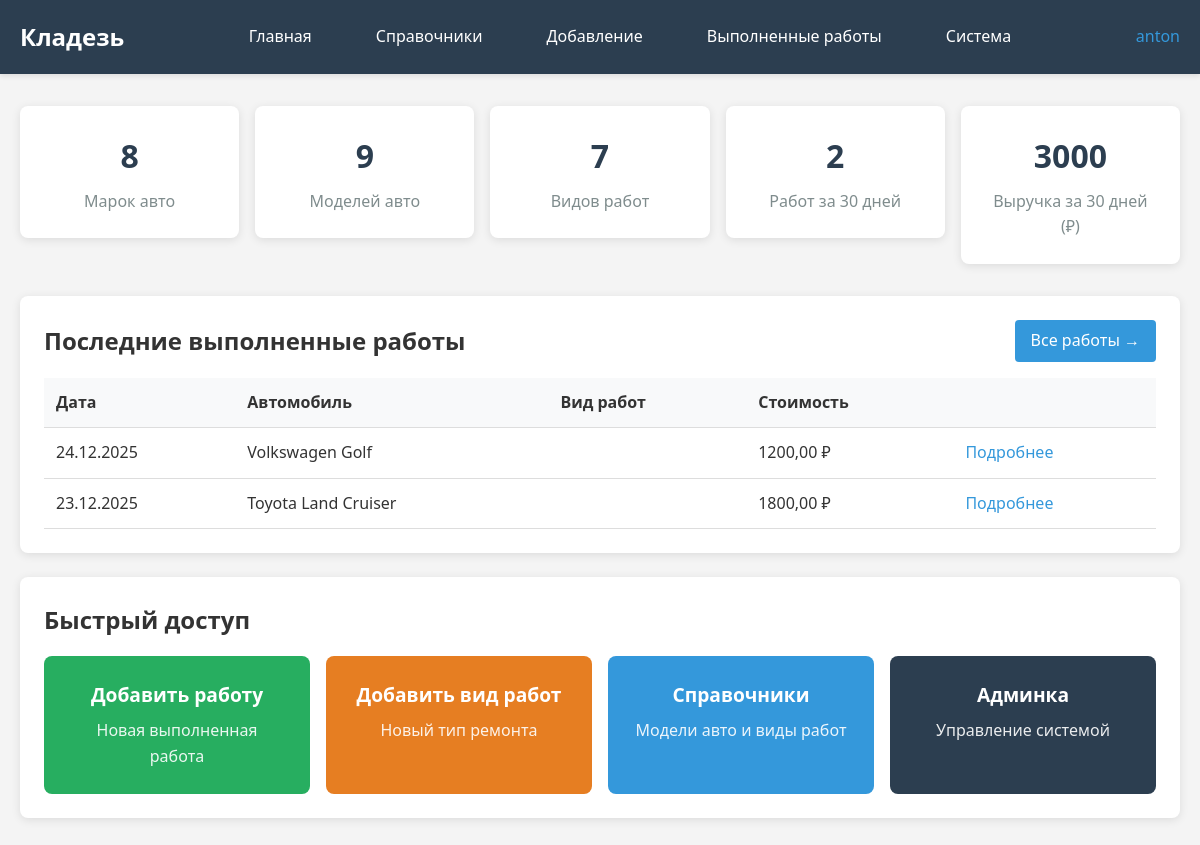
The app's page / (signed in) with its own data.
### kladez_app/models.py (models this page shows, shortened)
class CompletedWork(models.Model):
    work_date = models.DateField(default=timezone.now, verbose_name="Дата выполнения")
    car_brand = models.ForeignKey(CarBrand, on_delete=models.CASCADE, verbose_name="Марка")
    car_model = models.ForeignKey(CarModel, on_delete=models.CASCADE, verbose_name="Модель")
    repair_types = models.ManyToManyField(RepairType, verbose_name="Виды работ")  # Изменено на ManyToMany
    cost = models.DecimalField(max_digits=10, decimal_places=2, verbose_name="Стоимость работы")
    notes = models.TextField(blank=True, verbose_name="Заметки")
    parts_used = models.TextField(blank=True, verbose_name="Использованные запчасти")
    slug = models.SlugField(max_length=255, unique=True, db_index=True, verbose_name="URL", null=True, blank=True)
    user = models.ForeignKey(User, on_delete=models.CASCADE, verbose_name="Пользователь", null=True, blank=True)
    class Meta:
        verbose_name = "Выполненная работа"
        verbose_name_plural = "Выполненные работы"
        ordering = ['-work_date']

class CarBrand(models.Model):
    name = models.CharField(max_length=100, verbose_name="Марка автомобиля")
    description = models.TextField(blank=True, verbose_name="Описание марки")
    class Meta:
        verbose_name = "Марка автомобиля"
        verbose_name_plural = "Марки автомобилей"

class CarModel(models.Model):
    brand = models.ForeignKey(CarBrand, on_delete=models.CASCADE, verbose_name="Марка")
    name = models.CharField(max_length=100, verbose_name="Модель")
    production_years = models.CharField(max_length=50, blank=True, verbose_name="Годы выпуска")
    engine_options = models.TextField(blank=True, verbose_name="Двигатели")
    notes = models.TextField(blank=True, verbose_name="Особенности")
    class Meta:
        verbose_name = "Модель автомобиля"
        verbose_name_plural = "Модели автомобилей"

### kladez_app/views.py (the view)
# urls.py: 2. Add a URL to urlpatterns:  path('', views.home, name='home')
@login_required
def home(request):
    last_30_days = datetime.now() - timedelta(days=30)
    last_30_days_date = last_30_days.date()
    recent_works = CompletedWork.objects.filter(user=request.user, work_date__gte=last_30_days)
    total_recent_works = recent_works.count()
    total_revenue = recent_works.aggregate(Sum('cost'))['cost__sum'] or 0
    context = {
        'total_brands': CarBrand.objects.count(),
        'total_models': CarModel.objects.count(),
        'total_repair_types': RepairType.objects.filter(user=request.user).count(),
        'total_recent_works': total_recent_works,
        'total_revenue': total_revenue,
        'recent_works': recent_works.order_by('-work_date')[:10],
        'last_30_days_date': last_30_days_date,
    }
    return render(request, 'kladez_app/home.html', context)

### kladez_app/templates/kladez_app/home.html
{% extends "kladez_app/base.html" %}
{% block content %}
<div class="stats-grid">
    <a href="{% url 'kladez_app:car_models_directory' %}" class="stat-link">
        <div class="stat-card">
            <div class="stat-number">{{ total_brands }}</div>
            <div class="stat-label">Марок авто</div>
        </div>
    </a>
    <a href="{% url 'kladez_app:car_models_directory' %}" class="stat-link">
        <div class="stat-card">
            <div class="stat-number">{{ total_models }}</div>
            <div class="stat-label">Моделей авто</div>
        </div>
    </a>
    <a href="{% url 'kladez_app:repair_types_directory' %}" class="stat-link">
        <div class="stat-card">
            <div class="stat-number">{{ total_repair_types }}</div>
            <div class="stat-label">Видов работ</div>
        </div>
    </a>
    <a href="{% url 'kladez_app:completed_works' %}{% if last_30_days_date %}?date_from={{ last_30_days_date|date:'Y-m-d' }}{% endif %}" class="stat-link">
        <div class="stat-card">
            <div class="stat-number">{{ total_recent_works }}</div>
            <div class="stat-label">Работ за 30 дней</div>
        </div>
    </a>
    <a href="{% url 'kladez_app:completed_works' %}" class="stat-link">
        <div class="stat-card">
            <div class="stat-number">{{ total_revenue|floatformat:0 }}</div>
            <div class="stat-label">Выручка за 30 дней (₽)</div>
        </div>
    </a>
</div>
<div class="card">
    <div style="display: flex; justify-content: space-between; align-items: center; margin-bottom: 1rem;">
        <h2>Последние выполненные работы</h2>
        <a href="{% url 'kladez_app:completed_works' %}" style="padding: 0.5rem 1rem; background: #3498db; color: white; border-radius: 4px; text-decoration: none;">
            Все работы →
        </a>
    </div>
    {% if recent_works %}
        <table>
            <thead>
                <tr>
                    <th>Дата</th>
                    <th>Автомобиль</th>
                    <th>Вид работ</th>
                    <th>Стоимость</th>
                    <th></th>
                </tr>
            </thead>
            <tbody>
                {% for work in recent_works %}
                <tr>
                    <td>{{ work.work_date|date:"d.m.Y" }}</td>
                    <td>{{ work.car_brand.name }} {{ work.car_model.name }}</td>
                    <td>{{ work.repair_type.name }}</td>
                    <td>{{ work.cost }} ₽</td>
                    <td>
                        <a href="{% url 'kladez_app:completed_work_detail' work.slug %}" style="color: #3498db; text-decoration: none;">Подробнее</a>
                    </td>
                </tr>
                {% endfor %}
            </tbody>
        </table>
    {% else %}
        <p>Нет выполненных работ за последние 30 дней.</p>
        <a href="{% url 'kladez_app:add_completed_work' %}" style="display: inline-block; margin-top: 1rem; padding: 0.5rem 1.5rem; background: #27ae60; color: white; border-radius: 4px; text-decoration: none;">
            Добавить первую работу
        </a>
    {% endif %}
</div>
<div class="card">
    <h2>Быстрый доступ</h2>
    <div style="display: grid; grid-template-columns: repeat(auto-fill, minmax(250px, 1fr)); gap: 1rem; margin-top: 1rem;">
        <a href="{% url 'kladez_app:add_completed_work' %}" style="background: #27ae60; color: white; padding: 1.5rem; border-radius: 8px; text-decoration: none; text-align: center;">
            <div style="font-weight: bold; font-size: 1.2rem;">Добавить работу</div>
            <div style="margin-top: 0.5rem; opacity: 0.9;">Новая выполненная работа</div>
        </a>
        <a href="{% url 'kladez_app:add_repair_type' %}" style="background: #e67e22; color: white; padding: 1.5rem; border-radius: 8px; text-decoration: none; text-align: center;">
            <div style="font-weight: bold; font-size: 1.2rem;">Добавить вид работ</div>
            <div style="margin-top: 0.5rem; opacity: 0.9;">Новый тип ремонта</div>
        </a>
        <a href="{% url 'kladez_app:car_models_directory' %}" style="background: #3498db; color: white; padding: 1.5rem; border-radius: 8px; text-decoration: none; text-align: center;">
            <div style="font-weight: bold; font-size: 1.2rem;">Справочники</div>
            <div style="margin-top: 0.5rem; opacity: 0.9;">Модели авто и виды работ</div>
        </a>
        {% if user.is_superuser %}
        <a href="/admin/" style="background: #2c3e50; color: white; padding: 1.5rem; border-radius: 8px; text-decoration: none; text-align: center;">
            <div style="font-weight: bold; font-size: 1.2rem;">Админка</div>
            <div style="margin-top: 0.5rem; opacity: 0.9;">Управление системой</div>
        </a>
        {% endif %}
    </div>
</div>
{% endblock %}

### kladez_app/templates/kladez_app/base.html (shortened to what this page needs)
<!DOCTYPE html>
<html lang="ru">
<head>
</head>
<body>
    <header class="header">
        <nav class="nav-container">
            <a href="{% url 'kladez_app:home' %}" class="logo-link">Кладезь</a>
            <div class="nav-main">
                <div class="nav-section">
                    <a href="{% url 'kladez_app:home' %}" class="nav-link">
                        Главная
                    </a>
                </div>
                <div class="nav-section">
                    <div class="nav-section-title">
                        Справочники
                    </div>
                </div>
                <div class="nav-section">
                    <div class="nav-section-title">
                        Добавление
                    </div>
                </div>
                <div class="nav-section">
                    <a href="{% url 'kladez_app:completed_works' %}" class="nav-link">
                        Выполненные работы
                    </a>
                </div>
                <div class="nav-section">
                    <div class="nav-section-title">
                        Система
                    </div>
                </div>
            </div>
            <div class="user-info">
                {% if user.is_authenticated %}
                    <span>{{ user.username }}</span>
                {% else %}
                    <a href="{% url 'kladez_app:register' %}" style="color: white; text-decoration: none;">Регистрация</a>
                    <a href="{% url 'kladez_app:login' %}" style="color: white; text-decoration: none;">Войти</a>
                {% endif %}
            </div>
        </nav>
    </header>
    <main class="container">
        {% block content %}
        {% endblock %}
    </main>
</body>
</html>

### kladez_app/templates/kladez_app/base.html (style rules this page uses)
* { margin: 0; padding: 0; box-sizing: border-box; }
body { font-family: 'Segoe UI', Tahoma, Geneva, Verdana, sans-serif; line-height: 1.6; color: #333; background-color: #f4f4f4; }
.header { background: #2c3e50; color: white; padding: 1rem 0; box-shadow: 0 2px 5px rgba(0,0,0,0.1); }
.nav-container { max-width: 1200px; margin: 0 auto; padding: 0 20px; display: flex; justify-content: space-between; align-items: center; }
.logo-link { color: white; text-decoration: none; font-size: 1.5rem; font-weight: bold; transition: color 0.3s; }
.nav-main { display: flex; gap: 2rem; }
.nav-section { position: relative; }
.nav-section-title { cursor: pointer; padding: 0.5rem 1rem; border-radius: 4px; transition: background-color 0.3s; color: white; text-decoration: none; display: block; }
.user-info { display: flex; align-items: center; gap: 1rem; }
.user-info span { color: #3498db; }
.container { max-width: 1200px; margin: 2rem auto; padding: 0 20px; }
.card { background: white; border-radius: 8px; padding: 1.5rem; margin-bottom: 1.5rem; box-shadow: 0 2px 10px rgba(0,0,0,0.1); }
table { width: 100%; border-collapse: collapse; margin-top: 1rem; }
table th, table td { padding: 12px; text-align: left; border-bottom: 1px solid #ddd; }
table th { background-color: #f8f9fa; font-weight: 600; }
.stats-grid { display: grid; grid-template-columns: repeat(auto-fit, minmax(200px, 1fr)); gap: 1rem; margin-bottom: 2rem; }
.stat-card { background: white; padding: 1.5rem; border-radius: 8px; text-align: center; box-shadow: 0 2px 10px rgba(0,0,0,0.1); transition: transform 0.2s, box-shadow 0.2s; cursor: pointer; }
.stat-number { font-size: 2rem; font-weight: bold; color: #2c3e50; }
.stat-label { color: #7f8c8d; margin-top: 0.5rem; }
.nav-link { padding: 0.5rem 1rem; border-radius: 4px; transition: background-color 0.3s; color: white; text-decoration: none; display: block; }
.stat-link { text-decoration: none; color: inherit; }

### records on screen
CompletedWork: work_date "24.12.2025", car_brand.name "Volkswagen", car_model.name "Golf", cost "1200,00"
CompletedWork: work_date "23.12.2025", car_brand.name "Toyota", car_model.name "Land Cruiser", cost "1800,00"

### other values on screen
{{ user.username }} "anton"
{{ total_brands }} "8"
{{ total_models }} "9"
{{ total_repair_types }} "7"
{{ total_recent_works }} "2"
{{ total_revenue|floatformat:0 }} "3000"
